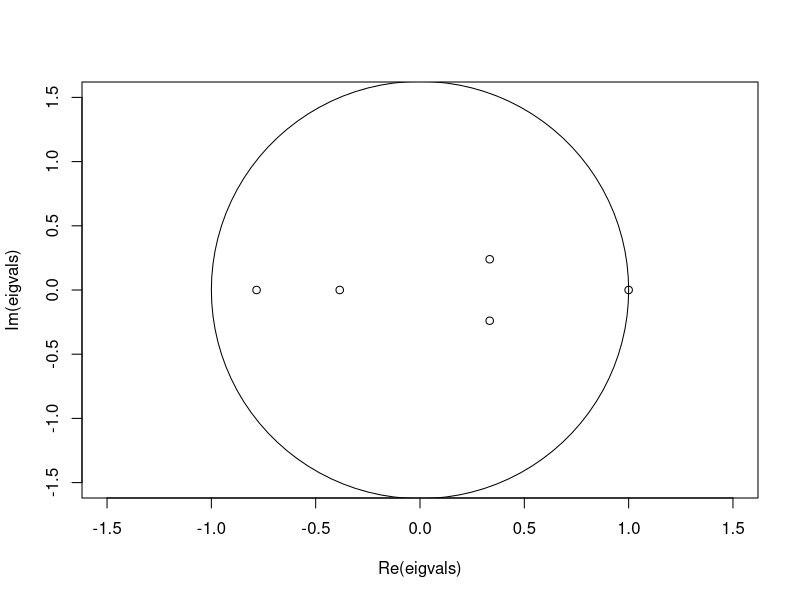
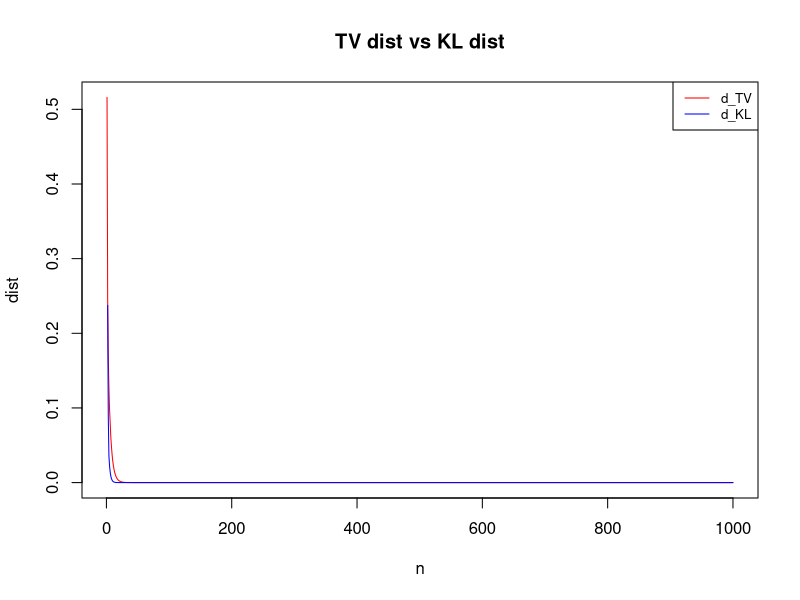
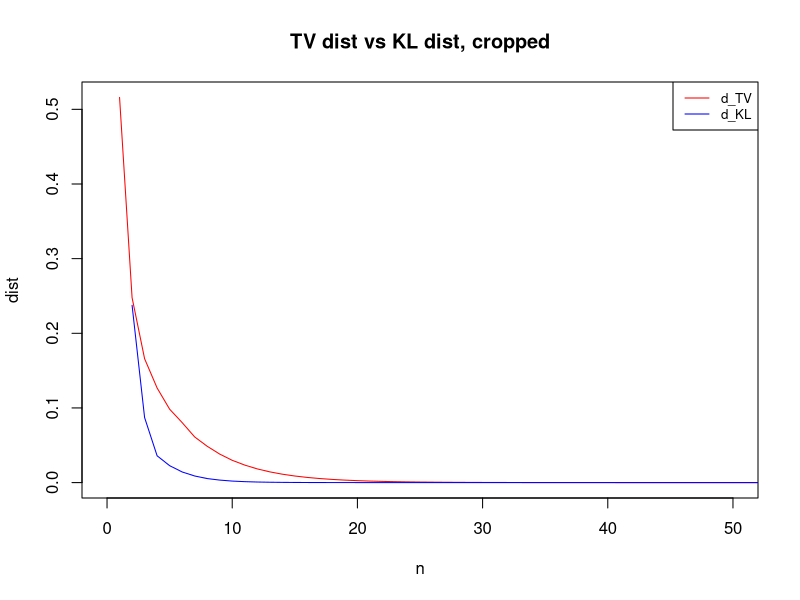
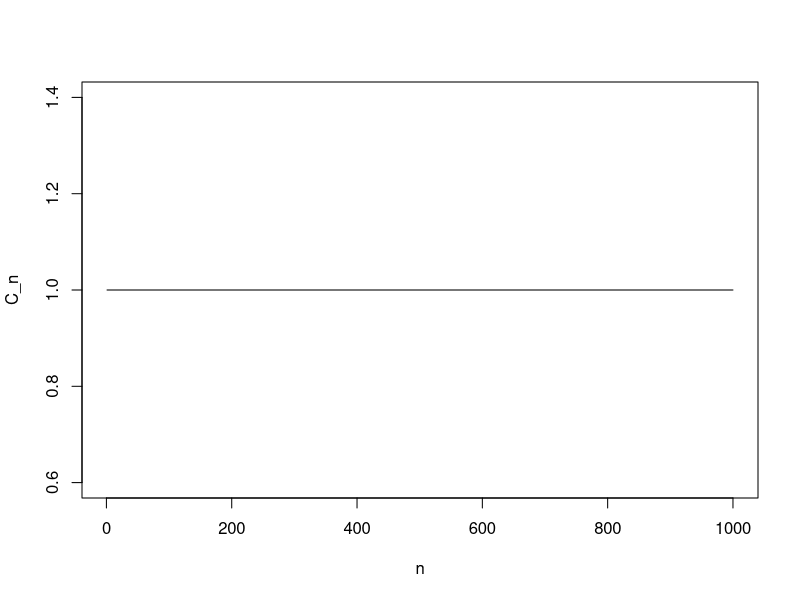
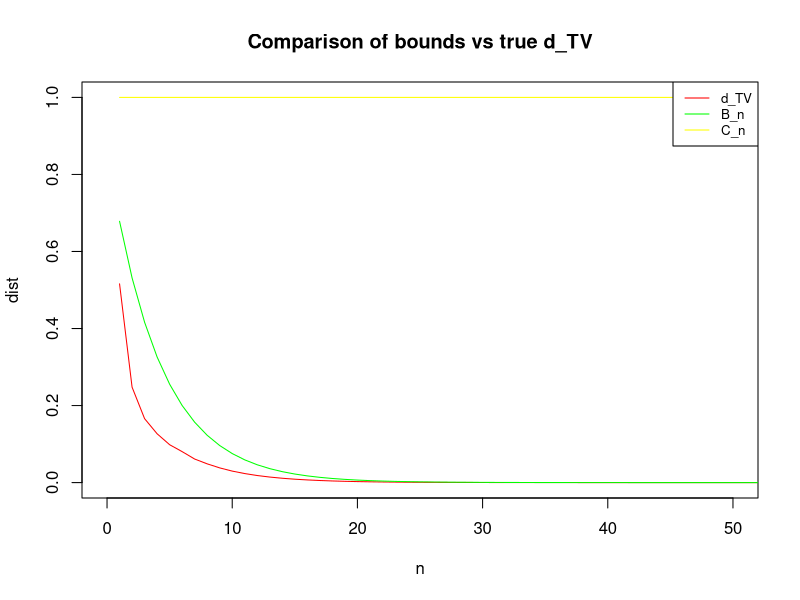
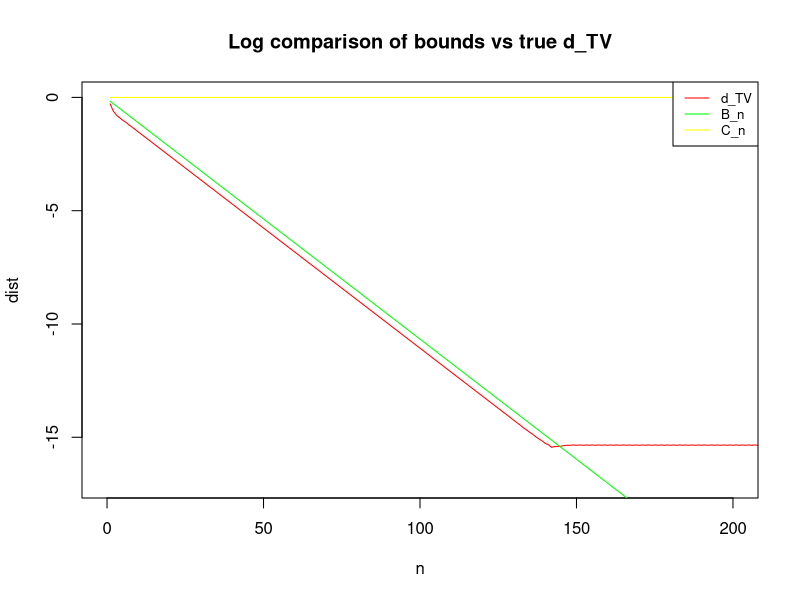
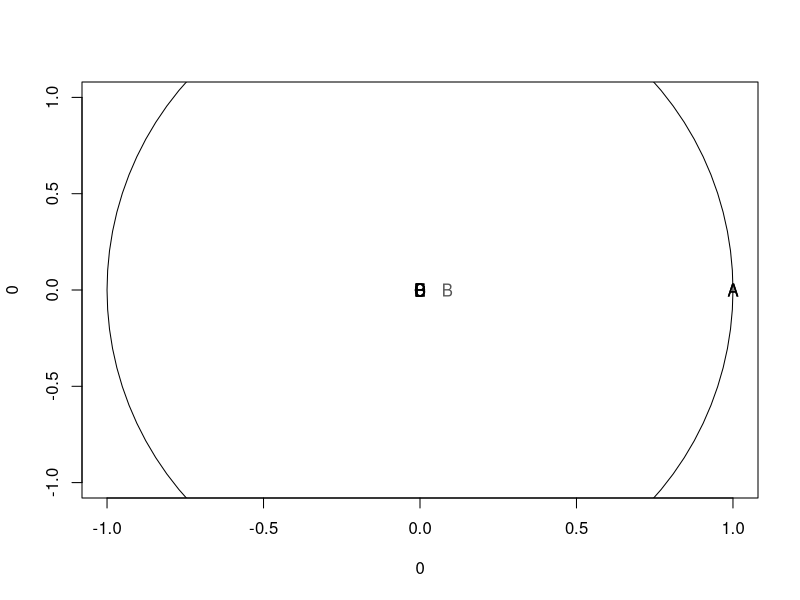
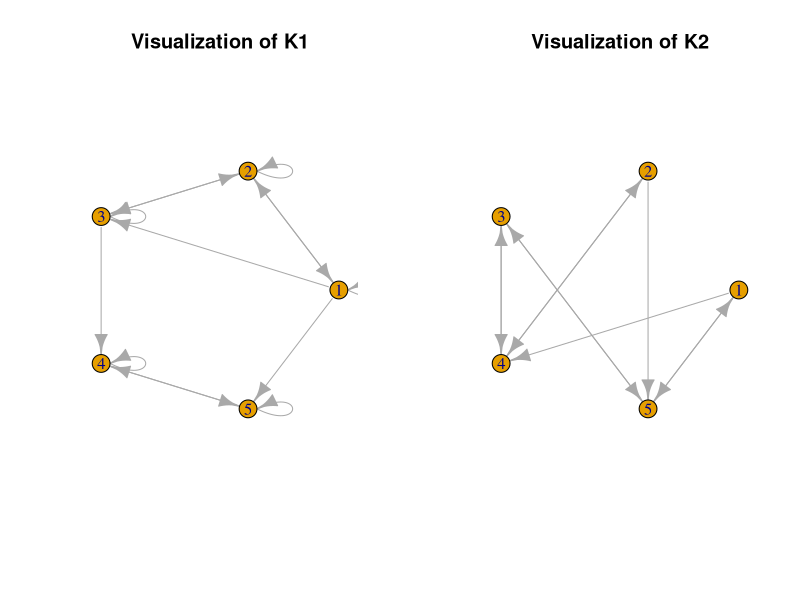

Generate these figures, in order, with R:
## ---- chunk 1
knitr::opts_chunk$set(echo = TRUE)
## ---- chunk 2
library(plotrix)
library(matrixcalc)

K <- t(matrix(c(
  .3,.6,.1,.0,.0,
  .2,.0,.7,.0,.1,
  .0,.5,.0,.5,.0,
  .0,.0,.4,.1,.5,
  .4,.1,.0,.4,.1
), nrow=5, ncol=5))

eig <- eigen(K)
eigvals <- eig$values

plot(eigvals, ylim = c(-1.5, 1.5), xlim = c(-1.5, 1.5))

draw.circle(0, 0, 1)
## ---- chunk 3
# Left eigenvector corresponding to largest eigenvalue is pi
p <- Re(eigen(t(K))$vectors[,1])

# Make stochastic
p <- p / sum(p)

# Multiply with K^1000 to improve estimate
pi <- p %*% matrix.power(K, 1000)

pi
## ---- chunk 4
# Validate global balance and stochasticity
Mod(pi %*% K - pi)
sum(pi)
## ---- chunk 5
lambda_slem <- Mod(eigvals)[2]

lambda_slem
## ---- chunk 6
d_TV <- function(x) {
  1/2 * sum(abs(x))
} 
d_KL <- function(pi, v) {
    sum(pi*log(pi / v))
}

v_0 <- c(1,0,0,0,0)

KK <- K

dists <- data.frame()

for (n in 1:1000) {
  v_n <- v_0 %*% KK
  dists <- rbind(dists, list(n = n, d_TV = d_TV(pi - v_n), d_KL = d_KL(pi, v_n)))
  KK <- KK %*% K
}

plot(dists$n, dists$d_TV, type="l", col = "red",
     main = "TV dist vs KL dist", xlab = "n", ylab = "dist")
lines(dists$n, dists$d_KL, col = "blue")

legend("topright", legend=c("d_TV", "d_KL"), col=c("red", "blue"), lty=1, cex=0.8)
## ---- chunk 7
plot(dists$n, dists$d_TV, type="l", col = "red", xlim=c(0,50),
     main = "TV dist vs KL dist, cropped", xlab = "n", ylab = "dist")
lines(dists$n, dists$d_KL, col = "blue")
legend("topright", legend=c("d_TV", "d_KL"), col=c("red", "blue"), lty=1, cex=0.8)
## ---- chunk 8
combinations <- combn(5, 2)
row_dists <- c()

for (k in 1:ncol(combinations)) {
  x <- combinations[1, k]
  y <- combinations[2, k]
  row_dists <- c(row_dists, d_TV(K[x, ] - K[y, ]))
}

n <- 1:1000
C_n <- max(row_dists)^n

plot(n, C_n, type="l")
## ---- chunk 9
pi_x0 <- pi[1]

B_n <- sqrt(1-pi_x0 / (4*pi_x0)) * lambda_slem^n

plot(dists$n, dists$d_TV, type="l", col = "red", ylim=c(0,1), xlim=c(0,50), main="Comparison of bounds vs true d_TV", xlab="n", ylab="dist")
lines(n, B_n, col = "green")
lines(n, C_n, col = "yellow")
legend("topright", legend=c("d_TV", "B_n", "C_n"), col=c("red", "green", "yellow"), lty=1, cex=0.8)
## ---- chunk 10
plot(dists$n, log10(dists$d_TV), type="l", col = "red", ylim=c(-17, 0), xlim=c(0,200), main="Log comparison of bounds vs true d_TV", xlab="n", ylab="dist")
lines(n, log10(B_n), col = "green")
lines(n, log10(C_n), col = "yellow")
legend("topright", legend=c("d_TV", "B_n", "C_n"), col=c("red", "green", "yellow"), lty=1, cex=0.8)
## ---- chunk 11
ns <- c(10, 100, 1000)

eigs <- matrix(ncol = ncol(K), nrow=length(ns))

plot(0,0, ylim = c(-1, 1), xlim = c(-1, 1), type="n")

for (i in 1:length(ns)) {
  P <- matrix.power(K, ns[i])
  
  eigs[i, ] <- eigen(P)$values
  
  points(eigs[i,], pch=65:70, col = rgb(0,0,0, (i / 3)/2 + 0.5))
  
}

draw.circle(0, 0, 1)
## ---- chunk 12
P
pi
## ---- chunk 13
library(igraph)

K1 <- t(matrix(c(
  0.1, 0.4, 0.3, 0.0, 0.2,
  0.5, 0.3, 0.2, 0.0, 0.0,
  0.0, 0.4, 0.5, 0.1, 0.0,
  0.0, 0.0, 0.0, 0.5, 0.5,
  0.0, 0.0, 0.0, 0.7, 0.3
), nrow=5, ncol=5))


K2 <- t(matrix(c(
0.0, 0.0, 0.0, 0.4, 0.6,
0.0, 0.0, 0.0, 0.5, 0.5,
0.0, 0.0, 0.0, 0.9, 0.1,
0.0, 0.2, 0.8, 0.0, 0.0,
0.3, 0.0, 0.7, 0.0, 0.0
), nrow=5, ncol=5))

par(mfrow=c(1,2))

plot(graph_from_adjacency_matrix(K1 > 0), main="Visualization of K1", layout=layout_in_circle)
plot(graph_from_adjacency_matrix(K2 > 0), main="Visualization of K2", layout=layout_in_circle)
## ---- chunk 14
eigen(t(K1))
## ---- chunk 15
eigen(t(K2))
## ---- chunk 16
eigen(t(K1))$vectors[,1] / sum(eigen(t(K1))$vectors[,1])
## ---- chunk 17
(eigen(t(K1))$vectors[,1] / sum(eigen(t(K1))$vectors[,1])) %*% matrix.power(K1, 1000)
## ---- chunk 18
# Get from eigenvector
(pi <- (eigen(t(K2))$vectors[,2] / sum(eigen(t(K2))$vectors[,2])))
# Multiply by K_2^1000 to show its stable
(pi <- pi %*% matrix.power(K2, 1000))
# Show it satisfies global balance
pi %*% K2 - pi
## ---- chunk 19
(pi <- c(1,0,0,0,0) %*% matrix.power(K2, 1000))
# Show it does not satisfy global balance
pi %*% K2 - pi

# Multiplying with K_2 again results in new distribution
pi %*% K2
# Multiplying again cycles back to the previous one
pi %*% K2 %*% K2
